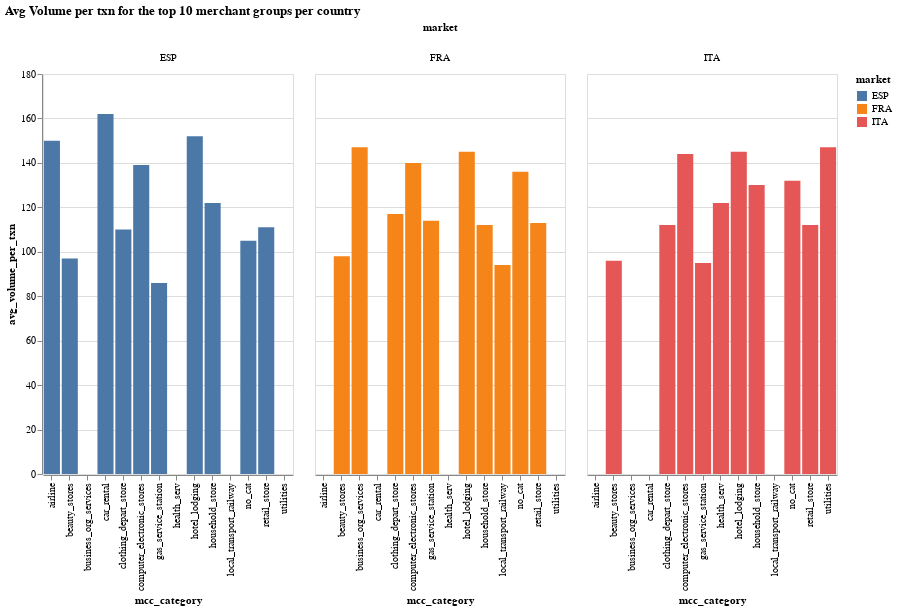

Notebook source saved alongside this figure:
### Code cell
af.column_multi(
    mcc_cat_top10_df,
    "market:N",
    "mcc_category:N",
    "avg_volume_per_txn:Q",
    "market:N",
    250,
    400,
    "x",
).properties(title="Avg Volume per txn for the top 10 merchant groups per country")

### Figure 1 — Vega-Lite specification as saved in the notebook (floating-point values rounded to 4 significant figures)
{"config": {"view": {"continuousWidth": 400, "continuousHeight": 300}}, "data": {"name": "data-3b0b97eb01a67b8ae9d9262482b69687"}, "mark": "bar", "encoding": {"color": {"type": "nominal", "field": "market"}, "column": {"type": "nominal", "field": "market"}, "tooltip": {"type": "quantitative", "field": "avg_volume_per_txn"}, "x": {"type": "nominal", "field": "mcc_category", "sort": "x"}, "y": {"type": "quantitative", "field": "avg_volume_per_txn"}}, "height": 400, "title": "Avg Volume per txn for the top 10 merchant groups per country", "width": 250, "$schema": "https://vega.github.io/schema/vega-lite/v4.8.1.json", "datasets": {"data-3b0b97eb01a67b8ae9d9262482b69687": [{"market": "ITA", "mcc_category": "clothing_depart_store", "total_txn_volume_m€": 55310000.0, "avg_volume_per_user": 422.3, "avg_txns_per_user": 3.8, "avg_volume_per_txn": 112.0}, {"market": "ITA", "mcc_category": "retail_store", "total_txn_volume_m€": 48300000.0, "avg_volume_per_user": 404.0, "avg_txns_per_user": 3.6, "avg_volume_per_txn": 112.0}, {"market": "ITA", "mcc_category": "gas_service_station", "total_txn_volume_m€": 34390000.0, "avg_volume_per_user": 528.0, "avg_txns_per_user": 5.5, "avg_volume_per_txn": 95.0}, {"market": "ITA", "mcc_category": "utilities", "total_txn_volume_m€": 21980000.0, "avg_volume_per_user": 445.7, "avg_txns_per_user": 3.0, "avg_volume_per_txn": 147.0}, {"market": "ITA", "mcc_category": "household_store", "total_txn_volume_m€": 21060000.0, "avg_volume_per_user": 362.5, "avg_txns_per_user": 2.8, "avg_volume_per_txn": 130.0}, {"market": "ITA", "mcc_category": "no_cat", "total_txn_volume_m€": 18360000.0, "avg_volume_per_user": 330.4, "avg_txns_per_user": 2.5, "avg_volume_per_txn": 132.0}, {"market": "ITA", "mcc_category": "hotel_lodging", "total_txn_volume_m€": 12680000.0, "avg_volume_per_user": 392.1, "avg_txns_per_user": 2.7, "avg_volume_per_txn": 145.0}, {"market": "ITA", "mcc_category": "computer_electronic_stores", "total_txn_volume_m€": 11420000.0, "avg_volume_per_user": 371.5, "avg_txns_per_user": 2.6, "avg_volume_per_txn": 144.0}, {"market": "ITA", "mcc_category": "health_serv", "total_txn_volume_m€": 9335000.0, "avg_volume_per_user": 319.6, "avg_txns_per_user": 2.6, "avg_volume_per_txn": 122.0}, {"market": "ITA", "mcc_category": "beauty_stores", "total_txn_volume_m€": 8084000.0, "avg_volume_per_user": 291.7, "avg_txns_per_user": 3.0, "avg_volume_per_txn": 96.0}, {"market": "FRA", "mcc_category": "household_store", "total_txn_volume_m€": 109100000.0, "avg_volume_per_user": 475.8, "avg_txns_per_user": 4.2, "avg_volume_per_txn": 112.0}, {"market": "FRA", "mcc_category": "clothing_depart_store", "total_txn_volume_m€": 102300000.0, "avg_volume_per_user": 456.9, "avg_txns_per_user": 3.9, "avg_volume_per_txn": 117.0}, {"market": "FRA", "mcc_category": "gas_service_station", "total_txn_volume_m€": 92490000.0, "avg_volume_per_user": 520.5, "avg_txns_per_user": 4.6, "avg_volume_per_txn": 114.0}, {"market": "FRA", "mcc_category": "retail_store", "total_txn_volume_m€": 54640000.0, "avg_volume_per_user": 371.6, "avg_txns_per_user": 3.3, "avg_volume_per_txn": 113.0}, {"market": "FRA", "mcc_category": "no_cat", "total_txn_volume_m€": 53010000.0, "avg_volume_per_user": 386.8, "avg_txns_per_user": 2.8, "avg_volume_per_txn": 136.0}, {"market": "FRA", "mcc_category": "hotel_lodging", "total_txn_volume_m€": 33390000.0, "avg_volume_per_user": 436.5, "avg_txns_per_user": 3.0, "avg_volume_per_txn": 145.0}, {"market": "FRA", "mcc_category": "computer_electronic_stores", "total_txn_volume_m€": 27580000.0, "avg_volume_per_user": 377.6, "avg_txns_per_user": 2.7, "avg_volume_per_txn": 140.0}, {"market": "FRA", "mcc_category": "local_transport_railway", "total_txn_volume_m€": 16930000.0, "avg_volume_per_user": 325.6, "avg_txns_per_user": 3.5, "avg_volume_per_txn": 94.0}, {"market": "FRA", "mcc_category": "beauty_stores", "total_txn_volume_m€": 15080000.0, "avg_volume_per_user": 272.8, "avg_txns_per_user": 2.8, "avg_volume_per_txn": 98.0}, {"market": "FRA", "mcc_category": "business_org_services", "total_txn_volume_m€": 12220000.0, "avg_volume_per_user": 413.5, "avg_txns_per_user": 2.8, "avg_volume_per_txn": 147.0}, {"market": "ESP", "mcc_category": "no_cat", "total_txn_volume_m€": 27400000.0, "avg_volume_per_user": 333.7, "avg_txns_per_user": 3.2, "avg_volume_per_txn": 105.0}, {"market": "ESP", "mcc_category": "clothing_depart_store", "total_txn_volume_m€": 16060000.0, "avg_volume_per_user": 361.8, "avg_txns_per_user": 3.3, "avg_volume_per_txn": 110.0}, {"market": "ESP", "mcc_category": "household_store", "total_txn_volume_m€": 13450000.0, "avg_volume_per_user": 320.7, "avg_txns_per_user": 2.6, "avg_volume_per_txn": 122.0}, {"market": "ESP", "mcc_category": "retail_store", "total_txn_volume_m€": 13040000.0, "avg_volume_per_user": 353.5, "avg_txns_per_user": 3.2, "avg_volume_per_txn": 111.0}, {"market": "ESP", "mcc_category": "hotel_lodging", "total_txn_volume_m€": 6342000.0, "avg_volume_per_user": 361.5, "avg_txns_per_user": 2.4, "avg_volume_per_txn": 152.0}, {"market": "ESP", "mcc_category": "computer_electronic_stores", "total_txn_volume_m€": 5335000.0, "avg_volume_per_user": 369.1, "avg_txns_per_user": 2.7, "avg_volume_per_txn": 139.0}, {"market": "ESP", "mcc_category": "airline", "total_txn_volume_m€": 3201000.0, "avg_volume_per_user": 363.6, "avg_txns_per_user": 2.4, "avg_volume_per_txn": 150.0}, {"market": "ESP", "mcc_category": "beauty_stores", "total_txn_volume_m€": 2391000.0, "avg_volume_per_user": 192.5, "avg_txns_per_user": 2.0, "avg_volume_per_txn": 97.0}, {"market": "ESP", "mcc_category": "car_rental", "total_txn_volume_m€": 2137000.0, "avg_volume_per_user": 388.3, "avg_txns_per_user": 2.4, "avg_volume_per_txn": 162.0}, {"market": "ESP", "mcc_category": "gas_service_station", "total_txn_volume_m€": 1715000.0, "avg_volume_per_user": 234.9, "avg_txns_per_user": 2.7, "avg_volume_per_txn": 86.0}]}}
